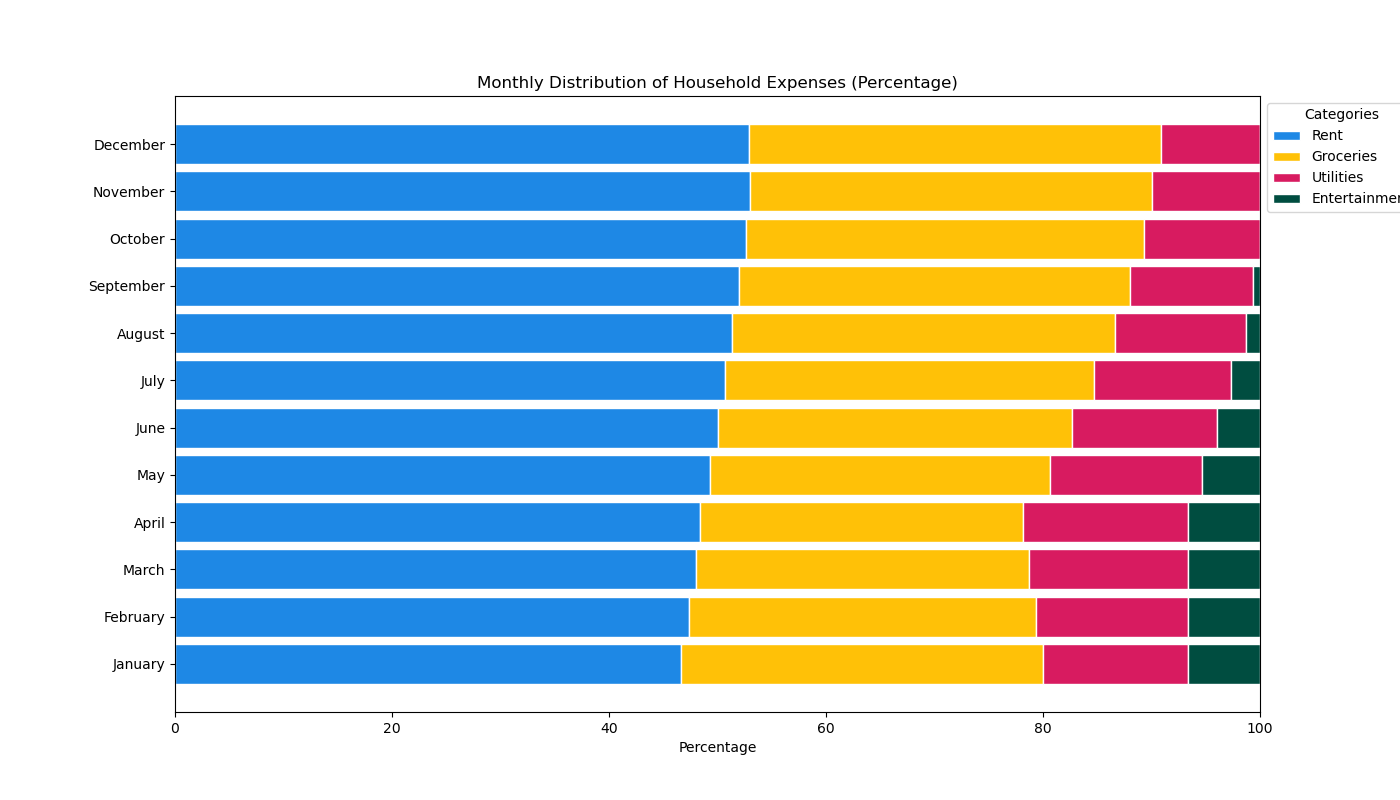

Python code for this plot:

import matplotlib.pyplot as plt

# Table data for plotting
months = ['January', 'February', 'March', 'April', 'May', 'June', 
          'July', 'August', 'September', 'October', 'November', 'December']
rent = [700, 710, 720, 730, 740, 750, 760, 770, 780, 790, 800, 810]
groceries = [500, 480, 460, 450, 470, 490, 510, 530, 540, 550, 560, 580]
utilities = [200, 210, 220, 230, 210, 200, 190, 180, 170, 160, 150, 140]
entertainment = [100, 100, 100, 100, 80, 60, 40, 20, 10, 0, 0, 0]

# Convert the raw numbers to percentages of the total for each category
total = [sum(x) for x in zip(rent, groceries, utilities, entertainment)]
rent_percent = [i / j * 100 for i, j in zip(rent, total)]
groceries_percent = [i / j * 100 for i, j in zip(groceries, total)]
utilities_percent = [i / j * 100 for i, j in zip(utilities, total)]
entertainment_percent = [i / j * 100 for i, j in zip(entertainment, total)]

# The position of the bars on the x-axis
r = range(len(months))

fig, ax = plt.subplots(figsize=(14, 8))

# Stacked bar chart with modified parameters
barWidth = 0.85
ax.barh(r, rent_percent, color='#1E88E5', edgecolor='white', height=barWidth, label="Rent")
ax.barh(r, groceries_percent, left=rent_percent, color='#FFC107', edgecolor='white', height=barWidth, label="Groceries")
ax.barh(r, utilities_percent, left=[i + j for i, j in zip(rent_percent, groceries_percent)], color='#D81B60', edgecolor='white', height=barWidth, label="Utilities")
ax.barh(r, entertainment_percent, left=[i + j + k for i, j, k in zip(rent_percent, groceries_percent, utilities_percent)], color='#004D40', edgecolor='white', height=barWidth, label="Entertainment")

# Custom X axis
plt.yticks(r, months)
plt.xlabel("Percentage")
plt.title("Monthly Distribution of Household Expenses (Percentage)")

# Add a legend
plt.legend(loc='upper left', bbox_to_anchor=(1, 1), title="Categories")

# Show graphic
plt.show()
